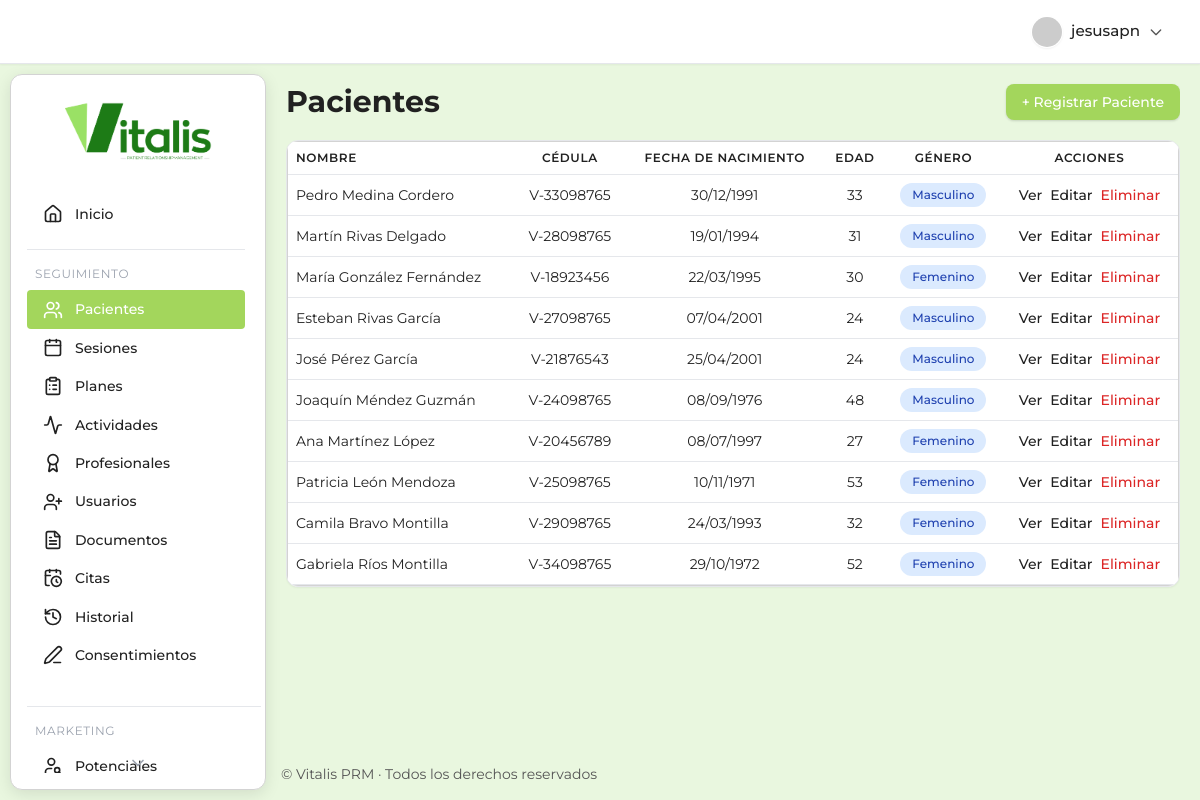
Before: /consultorio/pacientes/ (signed in) with the older database file.
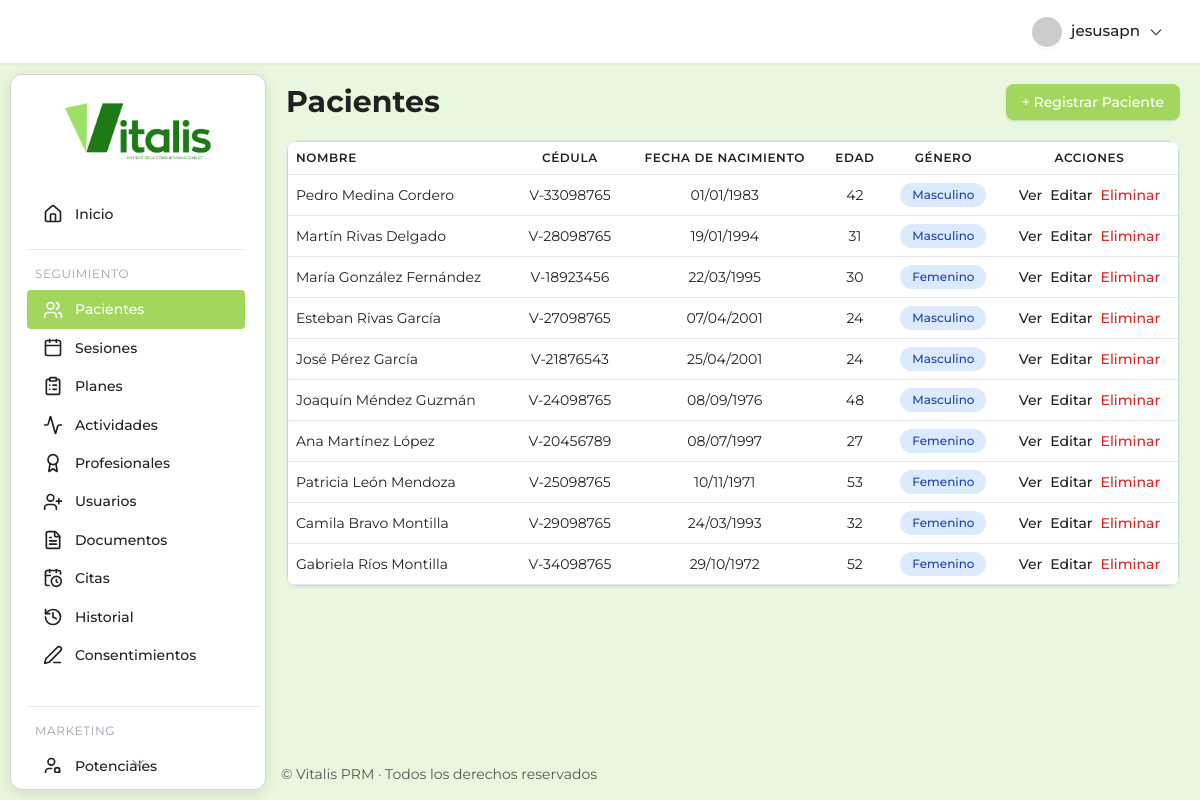
After: the same page with the newer database file.
### prm_salud/consultorio/models.py (models this page shows, shortened)
class Paciente(models.Model):
    id_paciente = models.CharField(max_length=50, unique=True, editable=False, primary_key=True) # ID único generado
    nombres = models.CharField(max_length=100, verbose_name="Nombres")
    apellidos = models.CharField(max_length=100, verbose_name="Apellidos")
    fecha_nacimiento = models.DateField(verbose_name="Fecha de Nacimiento")
    genero = models.CharField(
        max_length=20,
        choices=[
            ('Femenino', 'Femenino'),
            ('Masculino', 'Masculino'),
            ('Prefiero no decir', 'Prefiero no decir')
        ],
        verbose_name="Género"
    )
    cedula_identidad = models.CharField(max_length=20, unique=True, verbose_name="Cédula de Identidad")
    telefono = models.CharField(max_length=20, blank=True, null=True, verbose_name="Teléfono")
    email = models.EmailField(blank=True, null=True, verbose_name="Email")
    direccion = models.CharField(max_length=255, blank=True, null=True, verbose_name="Dirección")
    estado_paciente = models.CharField(
        max_length=20,
        choices=[
            ('Activo', 'Activo'),
            ('En Pausa', 'En Pausa'),
            ('Dado de Alta', 'Dado de Alta'),
            ('No Acude', 'No Acude'),
            ('Nuevo', 'Nuevo')
        ],
        default='Activo',
        verbose_name="Estado del Paciente"
    )
    fecha_registro = models.DateField(auto_now_add=True, verbose_name="Fecha de Registro")
    fuente_referencia = models.CharField(
        max_length=50,
        choices=[
            ('Recomendación de Paciente', 'Recomendación de Paciente'),
            ('Redes Sociales', 'Redes Sociales'),
            ('Google Ads', 'Google Ads'),
            ('Otro Profesional de Salud', 'Otro Profesional de Salud'),
            ('Directo', 'Directo'),
            ('Desconocido', 'Desconocido')
        ],
        default='Desconocido',
        verbose_name="Fuente de Referencia"
    )
    motivo_principal_consulta_inicial = models.TextField(blank=True, null=True, verbose_name="Motivo Principal de Consulta Inicial")
    estado_inicial_valoracion = models.CharField(max_length=50, blank=True, null=True, verbose_name="Estado Inicial de Valoración")
    foto = models.ImageField(upload_to='pacientes/fotos/', blank=True, null=True, verbose_name="Foto")
    foto_offset_x = models.PositiveSmallIntegerField(default=50, verbose_name="Posición X de la Foto")
    foto_offset_y = models.PositiveSmallIntegerField(default=50, verbose_name="Posición Y de la Foto")
    class Meta:
        verbose_name = "Paciente"
        verbose_name_plural = "Pacientes"
        ordering = ['apellidos', 'nombres'] # Ordenar por apellido y nombre por defecto
    def __str__(self):
        return f"{self.nombres} {self.apellidos} ({self.cedula_identidad})"
    def edad(self):
        from datetime import date
        today = date.today()
        return today.year - self.fecha_nacimiento.year - (
            (today.month, today.day) < (self.fecha_nacimiento.month, self.fecha_nacimiento.day)
        )

### prm_salud/consultorio/views.py (the view, shortened to what this page needs)
# urls.py: path('pacientes/', views.PacienteListView.as_view(), name='paciente_list'),
class PacienteListView(LoginRequiredMixin, ListView):
    model = Paciente
    template_name = 'consultorio/pacientes/paciente_list.html'
    context_object_name = 'pacientes'
    paginate_by = 10
    def get_queryset(self):
        queryset = super().get_queryset()
        print(f"Initial queryset count: {queryset.count()}") # Debug print
        query = self.request.GET.get('q')
        print(f"Search query (q): {query}") # Debug print
        return queryset
    def get_context_data(self, **kwargs):
        context = super().get_context_data(**kwargs)
        print(f"[DEBUG PacienteListView] Context pacientes: {context.get('pacientes')}")
        user = self.request.user
        perfil = getattr(user, 'perfilusuario', None)
        context['puede_crear'] = user.is_authenticated and perfil and (
            perfil.is_admin() or perfil.is_psicologo() or perfil.is_asistente()
        )
        context['puede_editar'] = context['puede_crear']
        context['puede_eliminar'] = user.is_authenticated and perfil and perfil.is_admin()
        context['user_profile'] = perfil
        context['es_psicologo'] = perfil.is_psicologo() if perfil else False
        return context

### prm_salud/consultorio/templates/consultorio/pacientes/paciente_list.html (shortened to what this page needs)
{% extends 'consultorio/base.html' %}
{% load static %}
{% block content %}
<div class="text-main font-['Montserrat'] pt-2.5 mb-2.5">
  <div class="flex items-center justify-between flex-wrap gap-4 mb-5">
    <h1 class="dashboard-section-title text-2xl font-bold text-[#1d7b16] leading-none py-0.5">
      Pacientes
    </h1>
    {% if puede_crear %}
    <a href="{% url 'consultorio:paciente_create' %}" class="text-sm font-medium px-4 py-2 rounded-lg shadow transition-colors duration-200" style="background: var(--primary); color: var(--text-white); border: none">
      + Registrar Paciente
    </a>
    {% endif %}
  </div>
  <div class="bg-white shadow-sm rounded-xl border border-border-light overflow-x-auto">
    <table class="w-full text-sm text-left text-gray-700" style="border-collapse: separate; border-spacing: 0">
      <thead class="text-gray-500 uppercase text-xs tracking-wider select-none bg-white">
        <tr>
          <th class="px-2 py-2 text-left font-semibold border-b border-gray-200 first:rounded-tl-xl last:rounded-tr-xl">Nombre</th>
          <th class="px-2 py-2 text-center font-semibold border-b border-gray-200">Cédula</th>
          <th class="px-2 py-2 text-center font-semibold border-b border-gray-200">Fecha de nacimiento</th>
          <th class="px-2 py-2 text-center font-semibold border-b border-gray-200">Edad</th>
          <th class="px-2 py-2 text-center font-semibold border-b border-gray-200">Género</th>
          <th class="px-2 py-2 text-center font-semibold border-b border-gray-200 first:rounded-tr-xl last:rounded-tr-xl">Acciones</th>
        </tr>
      </thead>
      <tbody>
        {% for paciente in pacientes %}
        <tr class="bg-white hover:bg-[#F1F8E9] transition-colors duration-200">
          <td class="px-2 py-2 text-left align-middle border-b border-gray-200 break-words">
            {{ paciente.nombres }} {{ paciente.apellidos }}
          </td>
          <td class="px-2 py-2 text-center align-middle border-b border-gray-200 break-words">
            {{ paciente.cedula_identidad }}
          </td>
          <td class="px-2 py-2 text-center align-middle border-b border-gray-200 break-words">
            {% if paciente.fecha_nacimiento %}
              {{ paciente.fecha_nacimiento|date:"d/m/Y" }}
            {% else %}
              <span class="text-gray-400">N/D</span>
            {% endif %}
          </td>
          <td class="px-2 py-2 text-center align-middle border-b border-gray-200 break-words">
            {% if paciente.edad %}
              {{ paciente.edad }}
            {% else %}
              <span class="text-gray-400">N/D</span>
            {% endif %}
          </td>
          <td class="px-2 py-2 text-center align-middle border-b border-gray-200 break-words">
            <span class="inline-block bg-blue-100 text-blue-800 text-xs font-medium px-3 py-1 rounded-full select-none">
              {{ paciente.get_genero_display }}
            </span>
          </td>
          <td class="px-2 py-2 text-center align-middle border-b border-gray-200 break-words">
            <div class="flex gap-2 justify-center items-center">
              <a href="{% url 'consultorio:paciente_detail' paciente.id_paciente %}" class="cursor-pointer text-sm font-medium transition-colors duration-200 text-primary">Ver</a>
              <a href="{% url 'consultorio:paciente_update' paciente.id_paciente %}" class="cursor-pointer text-sm font-medium transition-colors duration-200 text-primary">Editar</a>
              <a href="{% url 'consultorio:paciente_delete' paciente.id_paciente %}" class="cursor-pointer text-sm font-medium transition-colors duration-200 text-red-600">Eliminar</a>
            </div>
          </td>
        </tr>
        {% empty %}
        <tr>
          <td colspan="6" class="text-center py-8 text-gray-400">
            No hay pacientes registrados.
          </td>
        </tr>
        {% endfor %}
      </tbody>
    </table>
  </div>
</div>
{% endblock %}

### prm_salud/consultorio/templates/consultorio/base.html (shortened to what this page needs)
{% load static %}
<!DOCTYPE html>
<html lang="es">
  <head>
    <link
      href="https://cdn.jsdelivr.net/npm/tailwindcss@2.2.19/dist/tailwind.min.css"
      rel="stylesheet"
    />
    <link
      rel="stylesheet"
      href="https://cdn.jsdelivr.net/npm/flatpickr/dist/flatpickr.min.css"
    />
    <link rel="stylesheet" href="{% static 'consultorio/css/main.css' %}" />
  </head>
  <body class="main-body-layout bg-[#e9f7df] text-text-main font-montserrat">
    <header
      class="flex justify-end items-center px-6 py-3 shadow-sm sticky top-0 left-0 right-0 z-20 w-full header-modern border-b border-gray-200"
    >
      <div class="relative">
        {% if user.is_authenticated %}
        <button
          id="user-menu-btn"
          onclick="toggleUserDropdown()"
          class="flex items-center gap-2 rounded-full px-3 py-1 hover:bg-gray-100 focus:outline-none focus:ring-2 focus:ring-primary"
        >
          <img
            src="https://ui-avatars.com/api/?name={{ user.get_full_name|default:user.username }}&background=4f46e5&color=fff&rounded=true&size=32"
            alt="Avatar"
            class="rounded-full shadow-sm border border-white"
          />
          <span class="font-medium"
            >{{ user.get_full_name|default:user.username }}</span
          >
          <svg
            fill="none"
            stroke="currentColor"
            stroke-width="2"
            stroke-linecap="round"
            stroke-linejoin="round"
            viewBox="0 0 24 24"
            class="w-4 h-4 text-gray-400"
          >
            <path d="M19 9l-7 7-7-7"></path>
          </svg>
        </button>
        {% endif %} {% block header_actions %}{% endblock %}
      </div>
    </header>
    <div class="content-wrapper">
      <aside
        class="sidebar-card-container"
        style="
          top: calc(64px + 10px);
          left: 10px;
          height: calc(100vh - (64px + 10px) - 10px);
        "
      >
        <div class="flex justify-center items-center h-28">
          <a href="{% url 'consultorio:dashboard' %}">
            <img
              src="{% static 'consultorio/img/PRMlogo.png' %}"
              alt="Logo Vitalis PRM"
              class="h-16 transition-transform duration-200 hover:scale-105"
            />
          </a>
        </div>
        <nav
          id="sidebar-scroll"
          class="flex flex-col gap-2 px-4 pr-2 overflow-y-scroll hide-scrollbar relative"
        >
          <a
            href="{% url 'consultorio:dashboard' %}"
            class="sidebar-link flex items-center gap-3 py-3 px-3 rounded-lg {% if request.path == '/consultorio/' %}sidebar-active{% endif %}"
          >
            <i data-lucide="home" class="w-5 h-5"></i><span>Inicio</span>
          </a>
          <div class="mt-2 border-t border-gray-200 pt-4 mr-4">
            <h3
              class="text-xs text-gray-400 uppercase tracking-wider mb-2 ml-2"
            >
              Seguimiento
            </h3>
            <a
              href="{% url 'consultorio:paciente_list' %}"
              class="sidebar-link flex items-center gap-3 py-3 px-3 rounded-lg {% if 'pacientes' in request.path %}sidebar-active{% endif %}"
            >
              <i data-lucide="users" class="w-5 h-5"></i><span>Pacientes</span>
            </a>
            <a
              href="{% url 'consultorio:sesion_list' %}"
              class="sidebar-link flex items-center gap-3 py-3 px-3 rounded-lg {% if 'sesiones' in request.path %}sidebar-active{% endif %}"
            >
              <i data-lucide="calendar" class="w-5 h-5"></i
              ><span>Sesiones</span>
            </a>
            <a
              href="{% url 'consultorio:plan_list' %}"
              class="sidebar-link flex items-center gap-3 py-3 px-3 rounded-lg {% if 'planes' in request.path %}sidebar-active{% endif %}"
            >
              <i data-lucide="clipboard-list" class="w-5 h-5"></i
              ><span>Planes</span>
            </a>
            <a
              href="{% url 'consultorio:actividad_list' %}"
              class="sidebar-link flex items-center gap-3 py-3 px-3 rounded-lg {% if 'actividades' in request.path %}sidebar-active{% endif %}"
            >
              <i data-lucide="activity" class="w-5 h-5"></i
              ><span>Actividades</span>
            </a>
            <a
              href="{% url 'consultorio:profesional_list' %}"
              class="sidebar-link flex items-center gap-3 py-3 px-3 rounded-lg {% if 'profesionales' in request.path %}sidebar-active{% endif %}"
            >
              <i data-lucide="award" class="w-5 h-5"></i
              ><span>Profesionales</span>
            </a>
            <a
              href="{% url 'consultorio:user_list' %}"
              class="sidebar-link flex items-center gap-3 py-3 px-3 rounded-lg {% if 'usuarios' in request.path %}sidebar-active{% endif %}"
            >
              <i data-lucide="user-plus" class="w-5 h-5"></i
              ><span>Usuarios</span>
            </a>
            <a
              href="{% url 'consultorio:documentopaciente_list' %}"
              class="sidebar-link flex items-center gap-3 py-3 px-3 rounded-lg {% if 'documentos' in request.path %}sidebar-active{% endif %}"
            >
              <i data-lucide="file-text" class="w-5 h-5"></i
              ><span>Documentos</span>
            </a>
            <a
              href="{% url 'consultorio:cita_list' %}"
              class="sidebar-link flex items-center gap-3 py-3 px-3 rounded-lg {% if 'citas' in request.path %}sidebar-active{% endif %}"
            >
              <i data-lucide="calendar-clock" class="w-5 h-5"></i
              ><span>Citas</span>
            </a>
            <a
              href="{% url 'consultorio:historialcambios_list' %}"
              class="sidebar-link flex items-center gap-3 py-3 px-3 rounded-lg {% if 'historiales' in request.path %}sidebar-active{% endif %}"
            >
              <i data-lucide="history" class="w-5 h-5"></i
              ><span>Historial</span>
            </a>
            <a
              href="{% url 'consultorio:consentimiento_list' %}"
              class="sidebar-link flex items-center gap-3 py-3 px-3 rounded-lg {% if 'consentimientos' in request.path %}sidebar-active{% endif %}"
            >
              <i data-lucide="pen-line" class="w-5 h-5"></i
              ><span>Consentimientos</span>
            </a>
          </div>
          <div class="mt-6 border-t border-gray-200 pt-4">
            <h3
              class="text-xs text-gray-400 uppercase tracking-wider mb-2 ml-2"
            >
              Marketing
            </h3>
            <a
              href="{% url 'consultorio:pacientepotencial_list' %}"
              class="sidebar-link flex items-center gap-3 py-3 px-3 rounded-lg {% if 'marketing/potenciales' in request.path %}sidebar-active{% endif %}"
            >
              <i data-lucide="user-search" class="w-5 h-5"></i
              ><span>Potenciales</span>
            </a>
          </div>
        </nav>
        <div id="scroll-indicator" class="flex justify-center -mt-2">
          <i
            data-lucide="chevron-down"
            class="w-5 h-5 text-gray-400 animate-bounce"
          ></i>
        </div>
      </aside>
      <main class="flex-1 overflow-auto main-content-offset">
        {% block content %}{% endblock %}
      </main>
    </div>
    <footer
      class="text-sm text-text-main py-4 mt-auto"
      style="
        border-top: none;
        text-align: left;
        padding-left: calc(16rem + 20px + 5px);
      "
    >
      &copy; {{ now|date:"Y" }} Vitalis PRM · Todos los derechos reservados
    </footer>
  </body>
</html>

Changed rows visible on the page:
changed Paciente "Pedro Medina": fecha_nacimiento "30/12/1991" → "01/01/1983"; edad "33" → "42"
